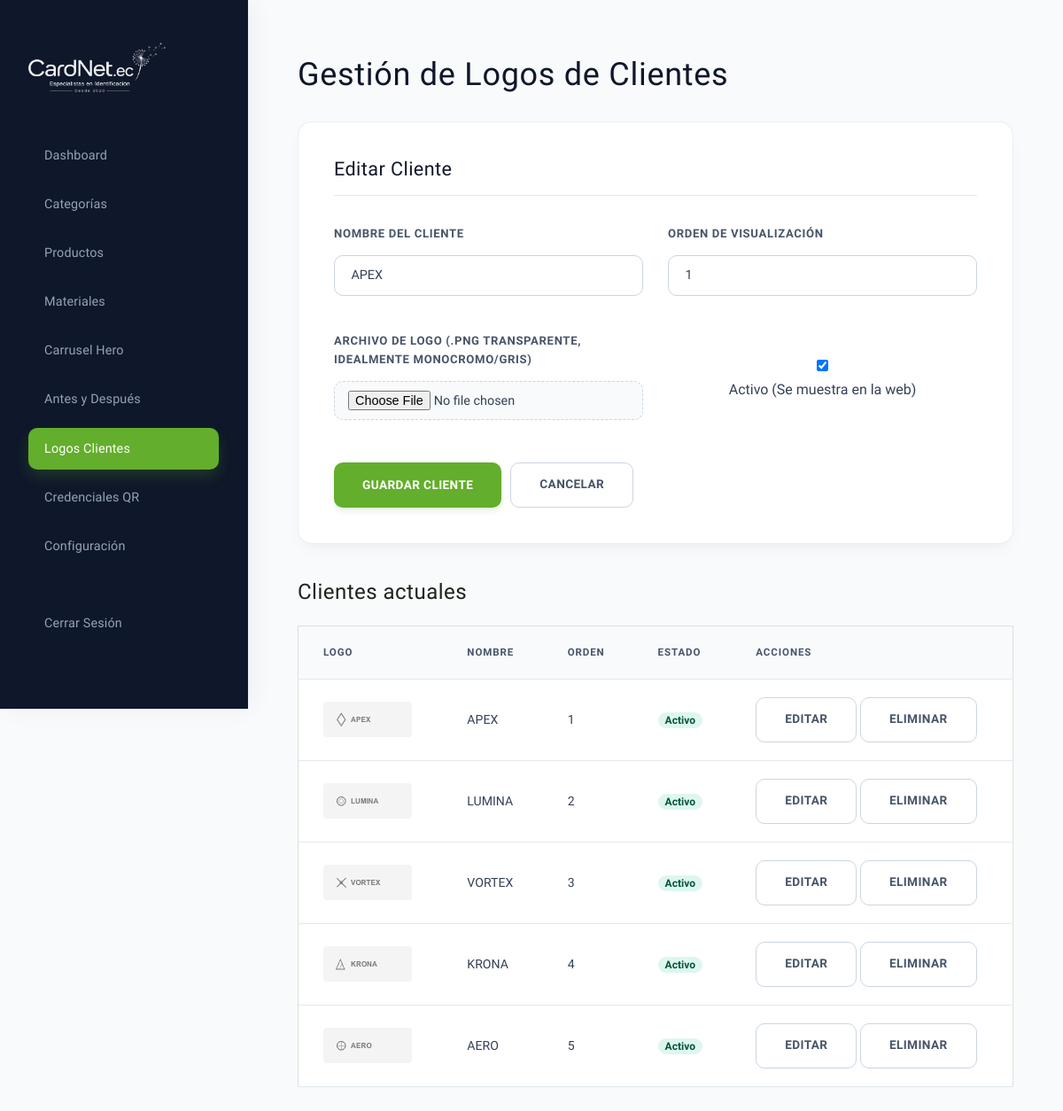
Page /admin/clientes.php?edit=1 (signed in) on the committed database.
### tables this page shows
CREATE TABLE IF NOT EXISTS `clientes` (
  `id` int(11) NOT NULL AUTO_INCREMENT,
  `name` varchar(150) NOT NULL,
  `logo_path` varchar(255) NOT NULL,
  `order_val` int(11) DEFAULT 0,
  `is_active` tinyint(1) DEFAULT 1,
  PRIMARY KEY (`id`)
);

### admin/clientes.php (the view, shortened to what this page needs)
<?php
require_once '../db.php';
$clientes = $pdo->query("SELECT * FROM clientes ORDER BY order_val ASC")->fetchAll();
$edit_client = null;
if (isset($_GET['edit'])) {
    $edit_id = (int)$_GET['edit'];
    $stmt = $pdo->prepare("SELECT * FROM clientes WHERE id = ?");
    $stmt->execute([$edit_id]);
    $edit_client = $stmt->fetch();
}
?>
<!DOCTYPE html>
<html lang="es">
<head>
    <link rel="stylesheet" href="../css/base.css?v=2.0">
    <link rel="stylesheet" href="../css/layout.css?v=2.0">
    <link rel="stylesheet" href="../css/components.css?v=2.0">
    <link rel="stylesheet" href="../css/admin.css?v=2.0">
</head>
<body>
    <div class="sidebar">
        <img src="../images/logo.png?v=2.0" alt="CardNet Logo" class="sidebar-logo">
        <nav class="nav-admin">
            <a href="index.php" class="nav-admin-link">Dashboard</a>
            <a href="categorias.php" class="nav-admin-link">Categorías</a>
            <a href="productos.php" class="nav-admin-link">Productos</a>
            <a href="materiales.php" class="nav-admin-link">Materiales</a>
            <a href="carrusel.php" class="nav-admin-link">Carrusel Hero</a>
            <a href="antes-despues.php" class="nav-admin-link">Antes y Después</a>
            <a href="clientes.php" class="nav-admin-link active">Logos Clientes</a>
            <a href="credenciales.php" class="nav-admin-link">Credenciales QR</a>
            <a href="configuracion.php" class="nav-admin-link">Configuración</a>
            <a href="logout.php" class="nav-admin-link" style="margin-top: 2rem; color: #FCA5A5;">Cerrar Sesión</a>
        </nav>
    </div>
    <div class="main-content">
        <h1 style="font-family: var(--font-heading); margin-bottom: 1.5rem; font-size: 2rem;">Gestión de Logos de Clientes</h1>
        <div class="form-container">
            <h2 style="font-family: var(--font-heading); margin-bottom: 1.5rem; font-size: 1.25rem;">
                <?php echo $edit_client ? 'Editar Cliente' : 'Añadir Nuevo Cliente'; ?>
            </h2>
            <form method="POST" action="clientes.php" enctype="multipart/form-data">
                <div class="grid-2">
                    <div class="form-group">
                        <label class="form-label" for="name">Nombre del Cliente</label>
                        <input class="form-input" type="text" name="name" id="name" required value="<?php echo $edit_client ? htmlspecialchars($edit_client['name']) : ''; ?>">
                    </div>
                    <div class="form-group">
                        <label class="form-label" for="order_val">Orden de visualización</label>
                        <input class="form-input" type="number" name="order_val" id="order_val" required value="<?php echo $edit_client ? htmlspecialchars($edit_client['order_val']) : '0'; ?>">
                    </div>
                </div>
                <div class="grid-2" style="margin-top: 1rem;">
                    <div class="form-group">
                        <label class="form-label" for="logo">Archivo de Logo (.png transparente, idealmente monocromo/gris)</label>
                        <input class="form-input" type="file" name="logo" id="logo" <?php echo $edit_client ? '' : 'required'; ?>>
                    </div>
                    <div class="form-group" style="display: flex; align-items: center; gap: 10px; margin-top: 2rem;">
                        <input type="checkbox" name="is_active" id="is_active" value="1" <?php echo (!$edit_client || $edit_client['is_active']) ? 'checked' : ''; ?>>
                        <label for="is_active">Activo (Se muestra en la web)</label>
                    </div>
                </div>
                <div style="margin-top: 1.5rem; display: flex; gap: 10px;">
                    <button type="submit" class="btn btn-primary">Guardar Cliente</button>
                    <?php if ($edit_client): ?>
                        <a href="clientes.php" class="btn btn-secondary">Cancelar</a>
                    <?php endif; ?>
                </div>
            </form>
        </div>
        <h2 style="font-family: var(--font-heading); margin-bottom: 1.5rem; font-size: 1.5rem;">Clientes actuales</h2>
        <table>
            <thead>
                <tr>
                    <th>Logo</th>
                    <th>Nombre</th>
                    <th>Orden</th>
                    <th>Estado</th>
                    <th>Acciones</th>
                </tr>
            </thead>
            <tbody>
                <?php foreach ($clientes as $c): ?>
                    <tr>
                        <td>
                            <img src="../<?php echo htmlspecialchars($c['logo_path']); ?>" alt="Logo" style="max-height: 40px; background-color: #f4f4f4; padding: 5px; border-radius: 4px;">
                        </td>
                        <td><?php echo htmlspecialchars($c['name']); ?></td>
                        <td><?php echo htmlspecialchars($c['order_val']); ?></td>
                        <td>
                            <span style="background-color: <?php echo $c['is_active'] ? '#DEF7EC; color: #03543F' : '#FDE8E8; color: #9B1C1C'; ?>; padding: 2px 8px; border-radius: 10px; font-size: 0.75rem; font-weight: bold;">
                                <?php echo $c['is_active'] ? 'Activo' : 'Inactivo'; ?>
                            </span>
                        </td>
                        <td>
                            <a href="clientes.php?edit=<?php echo $c['id']; ?>" class="btn btn-secondary" style="font-size: 0.75rem; padding: 4px 8px; text-decoration: none;">Editar</a>
                            <a href="clientes.php?delete=<?php echo $c['id']; ?>" class="btn btn-secondary" style="font-size: 0.75rem; padding: 4px 8px; text-decoration: none; color: #EF4444;" onclick="return confirm('¿Está seguro de eliminar este cliente?');">Eliminar</a>
                        </td>
                    </tr>
                <?php endforeach; ?>
            </tbody>
        </table>
    </div>
</body>
</html>

### css/base.css (style rules this page uses)
:root { --primary: #63AE2C; --primary-hover: #508E22; --primary-light: rgba(99, 174, 44, 0.05); --dark: #1E221C; --dark-alt: #2D3329; --light: #FCFDFB; --surface-light: #F2F5F0; --border: #DCE2D8; --accent-gold: #BAAF1A; --font-heading: 'Marcellus', serif; --font-body: 'Work Sans', system-ui, -apple-system, sans-serif; --text-main: #1E221C; --text-muted: #5C6558; --text-light: #FCFDFB; --space-xs: clamp(0.5rem, 1vw, 0.75rem); --space-sm: clamp(0.85rem, 1.8vw, 1.15rem); --space-md: clamp(1.5rem, 3.5vw, 2.25rem); --space-lg: clamp(2.5rem, 5vw, 4rem); --space-xl: clamp(4.5rem, 8vw, 6.5rem); --radius-sm: 2px; --radius-md: 4px; --radius-lg: 8px; --shadow-sm: 0 1px 2px rgba(30, 34, 28, 0.02); --shadow-md: 0 4px 10px rgba(30, 34, 28, 0.03); --shadow-lg: 0 10px 20px rgba(30, 34, 28, 0.04); --transition-smooth: all 0.35s cubic-bezier(0.215, 0.61, 0.355, 1); --transition-fast: all 0.15s ease-out; }
*, *::before, *::after { box-sizing: border-box; margin: 0; padding: 0; }
html { scroll-behavior: smooth; font-size: 16px; -webkit-text-size-adjust: 100%; }
body { background-color: var(--light); color: var(--text-main); font-family: var(--font-body); line-height: 1.6; overflow-x: hidden; }
a { color: inherit; text-decoration: none; transition: var(--transition-fast); font-family: var(--font-body); }
img, svg { display: block; max-width: 100%; height: auto; }
button, input, select, textarea { font-family: var(--font-body); font-size: inherit; color: inherit; background: none; border: none; }
button { cursor: pointer; }
h1, h2, h3, h4, h5, h6 { font-family: var(--font-heading); font-weight: 400; line-height: 1.1; color: var(--dark); letter-spacing: 0.02em; }
h1 { font-size: clamp(32px, 4.5vw, 54px); line-height: 1.15; }
h2 { font-size: clamp(24px, 3.2vw, 38px); line-height: 1.2; }

### css/layout.css (style rules this page uses)
.grid-2, .grid-3, .grid-4 { display: grid; grid-template-columns: 1fr; gap: var(--space-sm); }
@media (min-width: 768px) { .grid-2 { grid-template-columns: repeat(2, 1fr); gap: var(--space-md); } }

### css/components.css (style rules this page uses)
.btn { display: inline-flex; align-items: center; justify-content: center; padding: 0.8rem 1.75rem; border-radius: var(--radius-sm); font-family: var(--font-body); font-weight: 600; font-size: 0.85rem; transition: var(--transition-fast); border: 1px solid transparent; cursor: pointer; text-align: center; letter-spacing: 0.02em; text-transform: uppercase; }
.btn-primary { background-color: var(--primary); color: var(--light); }
.btn-secondary { background-color: transparent; color: var(--dark); border-color: var(--border); }
.form-group { margin-bottom: 1.25rem; }
.form-label { display: block; font-size: 0.75rem; font-weight: 500; margin-bottom: 0.35rem; color: var(--dark); text-transform: uppercase; letter-spacing: 0.05em; }
.form-input, .form-select, .form-textarea { width: 100%; padding: 10px 14px; background-color: var(--light); border: 1px solid var(--border); border-radius: var(--radius-sm); font-family: var(--font-body); font-size: 0.88rem; transition: var(--transition-fast); }

### admin/clientes.php (style rules this page uses)
body { font-family: 'Work Sans', sans-serif; background-color: var(--surface-light); margin: 0; display: flex; }
.sidebar { width: 250px; background-color: var(--dark-alt); color: white; min-height: 100vh; padding: 2rem 1.5rem; box-sizing: border-box; }
.sidebar-logo { max-width: 140px; margin-bottom: 2rem; filter: brightness(0) invert(1); }
.nav-admin { display: flex; flex-direction: column; gap: 10px; }
.nav-admin-link { color: rgba(255,255,255,0.7); text-decoration: none; padding: 10px 15px; border-radius: var(--radius-sm); font-size: 0.9rem; font-weight: 500; transition: var(--transition-fast); }
.nav-admin-link:hover, .nav-admin-link.active { color: white; background-color: var(--primary); }
.main-content { flex-grow: 1; padding: 3rem; box-sizing: border-box; }
.form-container { background-color: white; border: 1px solid var(--border); border-radius: var(--radius-md); padding: 2rem; margin-bottom: 2rem; }
table { width: 100%; border-collapse: collapse; text-align: left; background-color: white; border: 1px solid var(--border); border-radius: var(--radius-md); }
th, td { padding: 1rem; border-bottom: 1px solid var(--border); font-size: 0.88rem; }
th { background-color: var(--surface-light); }

### rows in the picture
clientes: name "APEX", order_val "1", is_active "☑", logo_path (picture), shows "Activo"
clientes: logo_path (picture), name "LUMINA", order_val "2", is_active "Activo"
clientes: logo_path (picture), name "VORTEX", order_val "3", is_active "Activo"
clientes: logo_path (picture), name "KRONA", order_val "4", is_active "Activo"
clientes: logo_path (picture), name "AERO", order_val "5", is_active "Activo"
